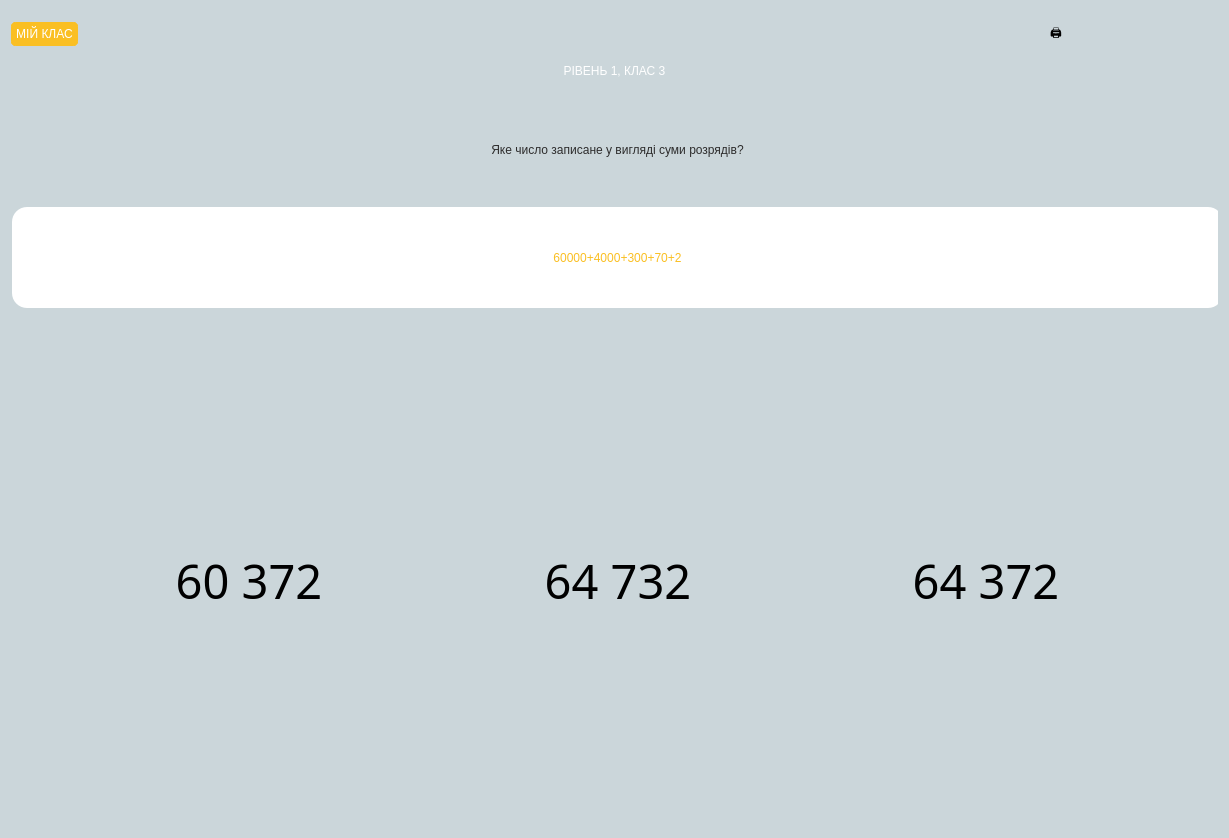
<?xml version="1.0" encoding="UTF-8"?>
<ui version="4.0">
 <class>g3_l1</class>
 <widget class="QDialog" name="g3_l1">
  <property name="geometry">
   <rect>
    <x>0</x>
    <y>0</y>
    <width>1229</width>
    <height>838</height>
   </rect>
  </property>
  <property name="windowTitle">
   <string>Dialog</string>
  </property>
  <property name="styleSheet">
   <string notr="true">#g3_l1{background-color: #cbd6da;}</string>
  </property>
  <layout class="QVBoxLayout" name="verticalLayout">
   <item>
    <layout class="QHBoxLayout" name="horizontalLayout_2">
     <item>
      <widget class="QPushButton" name="homeButton">
       <property name="styleSheet">
        <string notr="true">#homeButton{
background-color:rgb(250, 191, 35);
color: white;
font: 15pt &quot;Yu Gothic UI Semilight&quot;;
border:5px solid;
border-radius: 5px;
border-color: rgb(250, 191, 35);
}

#homeButton:hover{
border-color: rgb(45, 44, 44);
background-color: rgb(45, 44, 44);
color: white;
font: 14pt &quot;Yu Gothic UI Semilight&quot;;}</string>
       </property>
       <property name="text">
        <string>МІЙ КЛАС</string>
       </property>
      </widget>
     </item>
     <item>
      <spacer name="horizontalSpacer_2">
       <property name="orientation">
        <enum>Qt::Horizontal</enum>
       </property>
       <property name="sizeHint" stdset="0">
        <size>
         <width>40</width>
         <height>20</height>
        </size>
       </property>
      </spacer>
     </item>
     <item>
      <widget class="QPushButton" name="printButton">
       <property name="styleSheet">
        <string notr="true">#printButton{
font: 25pt &quot;Yu Gothic UI Semilight&quot;;
	background-color: rgb(203, 214, 218);
border: 0px;
}

#printButton:hover{
font: 30pt &quot;Yu Gothic UI Semilight&quot;;
	background-color: white;
border: 2px;
border-radius: 15px;
border-color: rgb(203, 214, 218);
}</string>
       </property>
       <property name="text">
        <string>🖨</string>
       </property>
      </widget>
     </item>
     <item>
      <widget class="QLabel" name="logo">
       <property name="minimumSize">
        <size>
         <width>150</width>
         <height>47</height>
        </size>
       </property>
       <property name="styleSheet">
        <string notr="true">image: url(:/res/img/title.png);</string>
       </property>
       <property name="text">
        <string/>
       </property>
      </widget>
     </item>
    </layout>
   </item>
   <item>
    <widget class="QLabel" name="label">
     <property name="styleSheet">
      <string notr="true">color: white;
font: 40pt &quot;Yu Gothic UI Semilight&quot;;
</string>
     </property>
     <property name="text">
      <string>РІВЕНЬ 1, КЛАС 3</string>
     </property>
     <property name="alignment">
      <set>Qt::AlignCenter</set>
     </property>
    </widget>
   </item>
   <item>
    <widget class="QStackedWidget" name="stackedWidget">
     <property name="currentIndex">
      <number>3</number>
     </property>
     <widget class="QWidget" name="page">
      <widget class="QWidget" name="layoutWidget">
       <property name="geometry">
        <rect>
         <x>0</x>
         <y>0</y>
         <width>1211</width>
         <height>561</height>
        </rect>
       </property>
       <layout class="QVBoxLayout" name="verticalLayout_2">
        <item>
         <spacer name="verticalSpacer_2">
          <property name="orientation">
           <enum>Qt::Vertical</enum>
          </property>
          <property name="sizeHint" stdset="0">
           <size>
            <width>20</width>
            <height>40</height>
           </size>
          </property>
         </spacer>
        </item>
        <item>
         <widget class="QLabel" name="task_1_2">
          <property name="styleSheet">
           <string notr="true">color:rgb(45, 44, 44);
font: 40pt &quot;Yu Gothic UI Semilight&quot;;</string>
          </property>
          <property name="text">
           <string>Вкажи, який розряд має цифра 9 у числі</string>
          </property>
          <property name="alignment">
           <set>Qt::AlignCenter</set>
          </property>
         </widget>
        </item>
        <item>
         <spacer name="verticalSpacer">
          <property name="orientation">
           <enum>Qt::Vertical</enum>
          </property>
          <property name="sizeHint" stdset="0">
           <size>
            <width>20</width>
            <height>40</height>
           </size>
          </property>
         </spacer>
        </item>
        <item>
         <layout class="QHBoxLayout" name="horizontalLayout_4">
          <item>
           <spacer name="horizontalSpacer_7">
            <property name="orientation">
             <enum>Qt::Horizontal</enum>
            </property>
            <property name="sizeHint" stdset="0">
             <size>
              <width>40</width>
              <height>20</height>
             </size>
            </property>
           </spacer>
          </item>
          <item>
           <widget class="QLabel" name="task_1">
            <property name="styleSheet">
             <string notr="true">color: rgb(250, 191, 35);
font: 195pt &quot;Arial Rounded MT Bold&quot;;
background-color: rgb(255, 255, 255);
border-radius: 15px;
border-color: rgb(255, 255, 255);</string>
            </property>
            <property name="text">
             <string> 40 795 </string>
            </property>
            <property name="alignment">
             <set>Qt::AlignCenter</set>
            </property>
           </widget>
          </item>
          <item>
           <spacer name="horizontalSpacer_8">
            <property name="orientation">
             <enum>Qt::Horizontal</enum>
            </property>
            <property name="sizeHint" stdset="0">
             <size>
              <width>40</width>
              <height>20</height>
             </size>
            </property>
           </spacer>
          </item>
         </layout>
        </item>
        <item>
         <layout class="QHBoxLayout" name="horizontalLayout_3">
          <item>
           <spacer name="horizontalSpacer_5">
            <property name="orientation">
             <enum>Qt::Horizontal</enum>
            </property>
            <property name="sizeHint" stdset="0">
             <size>
              <width>40</width>
              <height>20</height>
             </size>
            </property>
           </spacer>
          </item>
          <item>
           <widget class="QPushButton" name="answ_1_1">
            <property name="minimumSize">
             <size>
              <width>250</width>
              <height>120</height>
             </size>
            </property>
            <property name="font">
             <font>
              <family>Yu Gothic UI Semilight</family>
              <pointsize>35</pointsize>
              <weight>50</weight>
              <italic>false</italic>
              <bold>false</bold>
             </font>
            </property>
            <property name="styleSheet">
             <string notr="true">#answ_1_1{
color: rgb(0, 0, 0);
font: 35pt &quot;Yu Gothic UI Semilight&quot;;
border: 0px;
}

#answ_1_1:hover{
	background-color: rgb(250, 191, 35);
border: 2px;
border-radius: 15px;
border-color: rgb(250, 191, 35);
color: white;
font: 40pt &quot;Yu Gothic UI Semilight&quot;;}</string>
            </property>
            <property name="text">
             <string>ОДИНИЦІ</string>
            </property>
           </widget>
          </item>
          <item>
           <spacer name="horizontalSpacer_3">
            <property name="orientation">
             <enum>Qt::Horizontal</enum>
            </property>
            <property name="sizeHint" stdset="0">
             <size>
              <width>40</width>
              <height>20</height>
             </size>
            </property>
           </spacer>
          </item>
          <item>
           <widget class="QPushButton" name="answ_1_2">
            <property name="minimumSize">
             <size>
              <width>250</width>
              <height>120</height>
             </size>
            </property>
            <property name="styleSheet">
             <string notr="true">#answ_1_2{
color: rgb(0, 0, 0);
font: 35pt &quot;Yu Gothic UI Semilight&quot;;
border: 0px;
}

#answ_1_2:hover{
	background-color: rgb(250, 191, 35);
border: 2px;
border-radius: 15px;
border-color: rgb(250, 191, 35);
color: white;
font: 40pt &quot;Yu Gothic UI Semilight&quot;;}</string>
            </property>
            <property name="text">
             <string>ДЕСЯТКИ</string>
            </property>
           </widget>
          </item>
          <item>
           <spacer name="horizontalSpacer_4">
            <property name="orientation">
             <enum>Qt::Horizontal</enum>
            </property>
            <property name="sizeHint" stdset="0">
             <size>
              <width>40</width>
              <height>20</height>
             </size>
            </property>
           </spacer>
          </item>
          <item>
           <widget class="QPushButton" name="answ_1_3">
            <property name="minimumSize">
             <size>
              <width>250</width>
              <height>120</height>
             </size>
            </property>
            <property name="styleSheet">
             <string notr="true">#answ_1_3{
color: rgb(0, 0, 0);
font: 35pt &quot;Yu Gothic UI Semilight&quot;;
border: 0px;
}

#answ_1_3:hover{
	background-color: rgb(250, 191, 35);
border: 2px;
border-radius: 15px;
border-color: rgb(250, 191, 35);
color: white;
font: 40pt &quot;Yu Gothic UI Semilight&quot;;}</string>
            </property>
            <property name="text">
             <string>СОТНІ</string>
            </property>
           </widget>
          </item>
          <item>
           <spacer name="horizontalSpacer_6">
            <property name="orientation">
             <enum>Qt::Horizontal</enum>
            </property>
            <property name="sizeHint" stdset="0">
             <size>
              <width>40</width>
              <height>20</height>
             </size>
            </property>
           </spacer>
          </item>
         </layout>
        </item>
       </layout>
      </widget>
     </widget>
     <widget class="QWidget" name="page_2">
      <widget class="QWidget" name="layoutWidget">
       <property name="geometry">
        <rect>
         <x>0</x>
         <y>0</y>
         <width>1211</width>
         <height>551</height>
        </rect>
       </property>
       <layout class="QVBoxLayout" name="verticalLayout_3">
        <item>
         <spacer name="verticalSpacer_4">
          <property name="orientation">
           <enum>Qt::Vertical</enum>
          </property>
          <property name="sizeHint" stdset="0">
           <size>
            <width>20</width>
            <height>40</height>
           </size>
          </property>
         </spacer>
        </item>
        <item>
         <layout class="QHBoxLayout" name="horizontalLayout_6">
          <item>
           <spacer name="horizontalSpacer_9">
            <property name="orientation">
             <enum>Qt::Horizontal</enum>
            </property>
            <property name="sizeHint" stdset="0">
             <size>
              <width>40</width>
              <height>20</height>
             </size>
            </property>
           </spacer>
          </item>
          <item>
           <widget class="QLabel" name="task_2_1">
            <property name="styleSheet">
             <string notr="true">color:rgb(45, 44, 44);
font: 40pt &quot;Yu Gothic UI Semilight&quot;;</string>
            </property>
            <property name="text">
             <string>Зрівняй приклади</string>
            </property>
            <property name="alignment">
             <set>Qt::AlignCenter</set>
            </property>
           </widget>
          </item>
          <item>
           <spacer name="horizontalSpacer_10">
            <property name="orientation">
             <enum>Qt::Horizontal</enum>
            </property>
            <property name="sizeHint" stdset="0">
             <size>
              <width>40</width>
              <height>20</height>
             </size>
            </property>
           </spacer>
          </item>
         </layout>
        </item>
        <item>
         <spacer name="verticalSpacer_3">
          <property name="orientation">
           <enum>Qt::Vertical</enum>
          </property>
          <property name="sizeHint" stdset="0">
           <size>
            <width>20</width>
            <height>40</height>
           </size>
          </property>
         </spacer>
        </item>
        <item>
         <layout class="QHBoxLayout" name="horizontalLayout_5">
          <item>
           <widget class="QLabel" name="task_2_2">
            <property name="styleSheet">
             <string notr="true">color: rgb(250, 191, 35);
font: 60pt &quot;Arial Rounded MT Bold&quot;;</string>
            </property>
            <property name="text">
             <string>900-(</string>
            </property>
            <property name="alignment">
             <set>Qt::AlignLeading|Qt::AlignLeft|Qt::AlignVCenter</set>
            </property>
           </widget>
          </item>
          <item>
           <widget class="QLineEdit" name="answ2_1">
            <property name="minimumSize">
             <size>
              <width>0</width>
              <height>50</height>
             </size>
            </property>
            <property name="styleSheet">
             <string notr="true">border: 0px;
color: rgb(45, 44, 44);
font: 55pt &quot;Arial Rounded MT Bold&quot;;
</string>
            </property>
            <property name="alignment">
             <set>Qt::AlignCenter</set>
            </property>
            <property name="placeholderText">
             <string>?</string>
            </property>
           </widget>
          </item>
          <item>
           <widget class="QLabel" name="task_2_3">
            <property name="styleSheet">
             <string notr="true">color: rgb(250, 191, 35);
font:60pt &quot;Arial Rounded MT Bold&quot;;</string>
            </property>
            <property name="text">
             <string>-63) = 900-(765-</string>
            </property>
            <property name="alignment">
             <set>Qt::AlignLeading|Qt::AlignLeft|Qt::AlignVCenter</set>
            </property>
           </widget>
          </item>
          <item>
           <widget class="QLineEdit" name="answ2_2">
            <property name="minimumSize">
             <size>
              <width>0</width>
              <height>50</height>
             </size>
            </property>
            <property name="styleSheet">
             <string notr="true">border: 0px;
color: rgb(45, 44, 44);
font: 55pt &quot;Arial Rounded MT Bold&quot;;
</string>
            </property>
            <property name="alignment">
             <set>Qt::AlignCenter</set>
            </property>
            <property name="placeholderText">
             <string>?</string>
            </property>
           </widget>
          </item>
          <item>
           <widget class="QLabel" name="task_2_4">
            <property name="styleSheet">
             <string notr="true">color: rgb(250, 191, 35);
font: 60pt &quot;Arial Rounded MT Bold&quot;;</string>
            </property>
            <property name="text">
             <string>)</string>
            </property>
            <property name="alignment">
             <set>Qt::AlignLeading|Qt::AlignLeft|Qt::AlignVCenter</set>
            </property>
           </widget>
          </item>
         </layout>
        </item>
        <item>
         <widget class="QLabel" name="task_2_5">
          <property name="minimumSize">
           <size>
            <width>200</width>
            <height>250</height>
           </size>
          </property>
          <property name="styleSheet">
           <string notr="true">image: url(:/res/img/orange_2.png)</string>
          </property>
          <property name="text">
           <string/>
          </property>
          <property name="alignment">
           <set>Qt::AlignCenter</set>
          </property>
         </widget>
        </item>
       </layout>
      </widget>
     </widget>
     <widget class="QWidget" name="page_3">
      <widget class="QWidget" name="layoutWidget">
       <property name="geometry">
        <rect>
         <x>0</x>
         <y>3</y>
         <width>1211</width>
         <height>561</height>
        </rect>
       </property>
       <layout class="QVBoxLayout" name="verticalLayout_6">
        <item>
         <spacer name="verticalSpacer_9">
          <property name="orientation">
           <enum>Qt::Vertical</enum>
          </property>
          <property name="sizeHint" stdset="0">
           <size>
            <width>20</width>
            <height>40</height>
           </size>
          </property>
         </spacer>
        </item>
        <item>
         <widget class="QLabel" name="task_3_1">
          <property name="styleSheet">
           <string notr="true">color:rgb(45, 44, 44);
font: 40pt &quot;Yu Gothic UI Semilight&quot;;</string>
          </property>
          <property name="text">
           <string>Виконай перетворення розрядів</string>
          </property>
          <property name="alignment">
           <set>Qt::AlignCenter</set>
          </property>
         </widget>
        </item>
        <item>
         <layout class="QHBoxLayout" name="horizontalLayout_7">
          <item>
           <spacer name="horizontalSpacer_12">
            <property name="orientation">
             <enum>Qt::Horizontal</enum>
            </property>
            <property name="sizeHint" stdset="0">
             <size>
              <width>40</width>
              <height>20</height>
             </size>
            </property>
           </spacer>
          </item>
          <item>
           <widget class="QLabel" name="task_3_2">
            <property name="styleSheet">
             <string notr="true">color: rgb(250, 191, 35);
font: 195pt &quot;Arial Rounded MT Bold&quot;;</string>
            </property>
            <property name="text">
             <string> 6</string>
            </property>
           </widget>
          </item>
          <item>
           <layout class="QVBoxLayout" name="verticalLayout_4">
            <item>
             <spacer name="verticalSpacer_5">
              <property name="orientation">
               <enum>Qt::Vertical</enum>
              </property>
              <property name="sizeHint" stdset="0">
               <size>
                <width>20</width>
                <height>40</height>
               </size>
              </property>
             </spacer>
            </item>
            <item>
             <widget class="QLabel" name="task_3_3">
              <property name="styleSheet">
               <string notr="true">color:rgb(45, 44, 44);
font: 45pt &quot;Yu Gothic UI Semilight&quot;;</string>
              </property>
              <property name="text">
               <string>

тисяч</string>
              </property>
              <property name="alignment">
               <set>Qt::AlignCenter</set>
              </property>
             </widget>
            </item>
            <item>
             <spacer name="verticalSpacer_7">
              <property name="orientation">
               <enum>Qt::Vertical</enum>
              </property>
              <property name="sizeHint" stdset="0">
               <size>
                <width>20</width>
                <height>40</height>
               </size>
              </property>
             </spacer>
            </item>
           </layout>
          </item>
          <item>
           <widget class="QLabel" name="task_3_4">
            <property name="styleSheet">
             <string notr="true">color: rgb(250, 191, 35);
font: 195pt &quot;Arial Rounded MT Bold&quot;;</string>
            </property>
            <property name="text">
             <string>=</string>
            </property>
           </widget>
          </item>
          <item>
           <widget class="QLineEdit" name="answ3_1">
            <property name="minimumSize">
             <size>
              <width>0</width>
              <height>50</height>
             </size>
            </property>
            <property name="styleSheet">
             <string notr="true">border: 0px;
color: rgb(45, 44, 44);
font: 195pt &quot;Arial Rounded MT Bold&quot;;
background-color: rgb(255, 255, 255);
border-radius: 15px;
border-color: rgb(255, 255, 255);</string>
            </property>
            <property name="alignment">
             <set>Qt::AlignCenter</set>
            </property>
            <property name="placeholderText">
             <string>?</string>
            </property>
           </widget>
          </item>
          <item>
           <layout class="QVBoxLayout" name="verticalLayout_5">
            <item>
             <spacer name="verticalSpacer_11">
              <property name="orientation">
               <enum>Qt::Vertical</enum>
              </property>
              <property name="sizeHint" stdset="0">
               <size>
                <width>20</width>
                <height>40</height>
               </size>
              </property>
             </spacer>
            </item>
            <item>
             <widget class="QLabel" name="task_3_5">
              <property name="styleSheet">
               <string notr="true">color:rgb(45, 44, 44);
font: 45pt &quot;Yu Gothic UI Semilight&quot;;</string>
              </property>
              <property name="text">
               <string>

сотень </string>
              </property>
              <property name="alignment">
               <set>Qt::AlignCenter</set>
              </property>
             </widget>
            </item>
            <item>
             <spacer name="verticalSpacer_8">
              <property name="orientation">
               <enum>Qt::Vertical</enum>
              </property>
              <property name="sizeHint" stdset="0">
               <size>
                <width>20</width>
                <height>40</height>
               </size>
              </property>
             </spacer>
            </item>
           </layout>
          </item>
         </layout>
        </item>
        <item>
         <spacer name="verticalSpacer_6">
          <property name="orientation">
           <enum>Qt::Vertical</enum>
          </property>
          <property name="sizeHint" stdset="0">
           <size>
            <width>20</width>
            <height>40</height>
           </size>
          </property>
         </spacer>
        </item>
       </layout>
      </widget>
     </widget>
     <widget class="QWidget" name="page_4">
      <widget class="QWidget" name="layoutWidget">
       <property name="geometry">
        <rect>
         <x>1</x>
         <y>15</y>
         <width>1211</width>
         <height>541</height>
        </rect>
       </property>
       <layout class="QVBoxLayout" name="verticalLayout_7">
        <item>
         <widget class="QLabel" name="task_4_1">
          <property name="styleSheet">
           <string notr="true">color:rgb(45, 44, 44);
font: 40pt &quot;Yu Gothic UI Semilight&quot;;</string>
          </property>
          <property name="text">
           <string>Яке число записане у вигляді суми розрядів?</string>
          </property>
          <property name="alignment">
           <set>Qt::AlignCenter</set>
          </property>
         </widget>
        </item>
        <item>
         <widget class="QLabel" name="task_4_2">
          <property name="styleSheet">
           <string notr="true">color: rgb(250, 191, 35);
font: 75pt &quot;Arial Rounded MT Bold&quot;;
background-color: rgb(255, 255, 255);
border-radius: 15px;
border-color: rgb(255, 255, 255);</string>
          </property>
          <property name="text">
           <string>60000+4000+300+70+2</string>
          </property>
          <property name="alignment">
           <set>Qt::AlignCenter</set>
          </property>
         </widget>
        </item>
        <item>
         <widget class="QLabel" name="task_4_3">
          <property name="minimumSize">
           <size>
            <width>0</width>
            <height>200</height>
           </size>
          </property>
          <property name="styleSheet">
           <string notr="true">image: url(:/res/img/tomato.png);</string>
          </property>
          <property name="text">
           <string/>
          </property>
          <property name="alignment">
           <set>Qt::AlignCenter</set>
          </property>
         </widget>
        </item>
        <item>
         <layout class="QHBoxLayout" name="horizontalLayout_8">
          <item>
           <spacer name="horizontalSpacer_15">
            <property name="orientation">
             <enum>Qt::Horizontal</enum>
            </property>
            <property name="sizeHint" stdset="0">
             <size>
              <width>40</width>
              <height>20</height>
             </size>
            </property>
           </spacer>
          </item>
          <item>
           <widget class="QPushButton" name="answ_4_1">
            <property name="minimumSize">
             <size>
              <width>250</width>
              <height>120</height>
             </size>
            </property>
            <property name="font">
             <font>
              <family>Yu Gothic UI Semilight</family>
              <pointsize>35</pointsize>
              <weight>50</weight>
              <italic>false</italic>
              <bold>false</bold>
             </font>
            </property>
            <property name="styleSheet">
             <string notr="true">#answ_4_1{
color: rgb(0, 0, 0);
font: 35pt &quot;Yu Gothic UI Semilight&quot;;
border: 0px;
}

#answ_4_1:hover{
	background-color: rgb(250, 191, 35);
border: 2px;
border-radius: 15px;
border-color: rgb(250, 191, 35);
color: white;
font: 40pt &quot;Yu Gothic UI Semilight&quot;;}</string>
            </property>
            <property name="text">
             <string>60 372</string>
            </property>
           </widget>
          </item>
          <item>
           <spacer name="horizontalSpacer_13">
            <property name="orientation">
             <enum>Qt::Horizontal</enum>
            </property>
            <property name="sizeHint" stdset="0">
             <size>
              <width>40</width>
              <height>20</height>
             </size>
            </property>
           </spacer>
          </item>
          <item>
           <widget class="QPushButton" name="answ_4_2">
            <property name="minimumSize">
             <size>
              <width>250</width>
              <height>120</height>
             </size>
            </property>
            <property name="font">
             <font>
              <family>Yu Gothic UI Semilight</family>
              <pointsize>35</pointsize>
              <weight>50</weight>
              <italic>false</italic>
              <bold>false</bold>
             </font>
            </property>
            <property name="styleSheet">
             <string notr="true">#answ_4_2{
color: rgb(0, 0, 0);
font: 35pt &quot;Yu Gothic UI Semilight&quot;;
border: 0px;
}

#answ_4_2:hover{
	background-color: rgb(250, 191, 35);
border: 2px;
border-radius: 15px;
border-color: rgb(250, 191, 35);
color: white;
font: 40pt &quot;Yu Gothic UI Semilight&quot;;}</string>
            </property>
            <property name="text">
             <string>64 732</string>
            </property>
           </widget>
          </item>
          <item>
           <spacer name="horizontalSpacer_14">
            <property name="orientation">
             <enum>Qt::Horizontal</enum>
            </property>
            <property name="sizeHint" stdset="0">
             <size>
              <width>40</width>
              <height>20</height>
             </size>
            </property>
           </spacer>
          </item>
          <item>
           <widget class="QPushButton" name="answ_4_3">
            <property name="minimumSize">
             <size>
              <width>250</width>
              <height>120</height>
             </size>
            </property>
            <property name="font">
             <font>
              <family>Yu Gothic UI Semilight</family>
              <pointsize>35</pointsize>
              <weight>50</weight>
              <italic>false</italic>
              <bold>false</bold>
             </font>
            </property>
            <property name="styleSheet">
             <string notr="true">#answ_4_3{
color: rgb(0, 0, 0);
font: 35pt &quot;Yu Gothic UI Semilight&quot;;
border: 0px;
}

#answ_4_3:hover{
	background-color: rgb(250, 191, 35);
border: 2px;
border-radius: 15px;
border-color: rgb(250, 191, 35);
color: white;
font: 40pt &quot;Yu Gothic UI Semilight&quot;;}</string>
            </property>
            <property name="text">
             <string>64 372</string>
            </property>
           </widget>
          </item>
          <item>
           <spacer name="horizontalSpacer_16">
            <property name="orientation">
             <enum>Qt::Horizontal</enum>
            </property>
            <property name="sizeHint" stdset="0">
             <size>
              <width>40</width>
              <height>20</height>
             </size>
            </property>
           </spacer>
          </item>
         </layout>
        </item>
       </layout>
      </widget>
     </widget>
     <widget class="QWidget" name="page_5">
      <widget class="QLabel" name="task_5_4">
       <property name="geometry">
        <rect>
         <x>210</x>
         <y>110</y>
         <width>761</width>
         <height>631</height>
        </rect>
       </property>
       <property name="styleSheet">
        <string notr="true">image: url(:/res/img/pea.png);</string>
       </property>
       <property name="text">
        <string/>
       </property>
      </widget>
      <widget class="QWidget" name="layoutWidget">
       <property name="geometry">
        <rect>
         <x>0</x>
         <y>10</y>
         <width>1197</width>
         <height>382</height>
        </rect>
       </property>
       <layout class="QVBoxLayout" name="verticalLayout_8">
        <item>
         <widget class="QLabel" name="task_5_1">
          <property name="styleSheet">
           <string notr="true">color:rgb(45, 44, 44);
font: 40pt &quot;Yu Gothic UI Semilight&quot;;</string>
          </property>
          <property name="text">
           <string>Обери зменшуване число</string>
          </property>
          <property name="alignment">
           <set>Qt::AlignCenter</set>
          </property>
         </widget>
        </item>
        <item>
         <layout class="QHBoxLayout" name="horizontalLayout_9">
          <item>
           <widget class="QPushButton" name="answ_5_1">
            <property name="minimumSize">
             <size>
              <width>250</width>
              <height>120</height>
             </size>
            </property>
            <property name="font">
             <font>
              <family>Arial Rounded MT Bold</family>
              <pointsize>195</pointsize>
              <weight>50</weight>
              <italic>false</italic>
              <bold>false</bold>
             </font>
            </property>
            <property name="styleSheet">
             <string notr="true">#answ_5_1{
color: white;
font: 195pt &quot;Arial Rounded MT Bold&quot;;
border: 0px;
}

#answ_5_1:hover{
background-color: white;
border: 2px;
border-radius: 15px;
border-color: rgb(250, 191, 35);
color: rgb(250, 191, 35);
font: 195pt &quot;Arial Rounded MT Bold&quot;;}</string>
            </property>
            <property name="text">
             <string>85</string>
            </property>
           </widget>
          </item>
          <item>
           <widget class="QLabel" name="task_5_2">
            <property name="styleSheet">
             <string notr="true">color: white;
font: 195pt &quot;Arial Rounded MT Bold&quot;;</string>
            </property>
            <property name="text">
             <string>-</string>
            </property>
           </widget>
          </item>
          <item>
           <widget class="QPushButton" name="answ_5_2">
            <property name="minimumSize">
             <size>
              <width>250</width>
              <height>120</height>
             </size>
            </property>
            <property name="font">
             <font>
              <family>Arial Rounded MT Bold</family>
              <pointsize>195</pointsize>
              <weight>50</weight>
              <italic>false</italic>
              <bold>false</bold>
             </font>
            </property>
            <property name="styleSheet">
             <string notr="true">#answ_5_2{
color: white;
font: 195pt &quot;Arial Rounded MT Bold&quot;;
border: 0px;
}

#answ_5_2:hover{
background-color: white;
border: 2px;
border-radius: 15px;
border-color: rgb(250, 191, 35);
color: rgb(250, 191, 35);
font: 195pt &quot;Arial Rounded MT Bold&quot;;}</string>
            </property>
            <property name="text">
             <string>23</string>
            </property>
           </widget>
          </item>
          <item>
           <widget class="QLabel" name="task_5_3">
            <property name="styleSheet">
             <string notr="true">color: white;
font: 195pt &quot;Arial Rounded MT Bold&quot;;</string>
            </property>
            <property name="text">
             <string>=</string>
            </property>
           </widget>
          </item>
          <item>
           <widget class="QPushButton" name="answ_5_3">
            <property name="minimumSize">
             <size>
              <width>250</width>
              <height>120</height>
             </size>
            </property>
            <property name="font">
             <font>
              <family>Arial Rounded MT Bold</family>
              <pointsize>195</pointsize>
              <weight>50</weight>
              <italic>false</italic>
              <bold>false</bold>
             </font>
            </property>
            <property name="styleSheet">
             <string notr="true">#answ_5_3{
color: white;
font: 195pt &quot;Arial Rounded MT Bold&quot;;
border: 0px;
}

#answ_5_3:hover{
background-color: white;
border: 2px;
border-radius: 15px;
border-color: rgb(250, 191, 35);
color: rgb(250, 191, 35);
font: 195pt &quot;Arial Rounded MT Bold&quot;;}</string>
            </property>
            <property name="text">
             <string>62</string>
            </property>
           </widget>
          </item>
         </layout>
        </item>
       </layout>
      </widget>
     </widget>
    </widget>
   </item>
   <item>
    <layout class="QHBoxLayout" name="horizontalLayout">
     <item>
      <widget class="QPushButton" name="backButton">
       <property name="minimumSize">
        <size>
         <width>200</width>
         <height>120</height>
        </size>
       </property>
       <property name="styleSheet">
        <string notr="true">#backButton{
	background-image: url(:/res/img/BG.png);
	image: url(:/res/img/back.png);
    border: 0px;
}
#backButton:hover{
	image: url(:/res/img/back2.png);
}

</string>
       </property>
       <property name="text">
        <string/>
       </property>
      </widget>
     </item>
     <item>
      <spacer name="horizontalSpacer">
       <property name="orientation">
        <enum>Qt::Horizontal</enum>
       </property>
       <property name="sizeHint" stdset="0">
        <size>
         <width>40</width>
         <height>20</height>
        </size>
       </property>
      </spacer>
     </item>
     <item>
      <widget class="QPushButton" name="nextButton">
       <property name="minimumSize">
        <size>
         <width>200</width>
         <height>120</height>
        </size>
       </property>
       <property name="styleSheet">
        <string notr="true">#nextButton{
	background-image: url(:/res/img/BG.png);
	image: url(:/res/img/next.png);
border: 0px;
}
#nextButton:hover{
	image: url(:/res/img/next2.png);
}

</string>
       </property>
       <property name="text">
        <string/>
       </property>
      </widget>
     </item>
    </layout>
   </item>
  </layout>
 </widget>
 <resources/>
 <connections/>
</ui>
